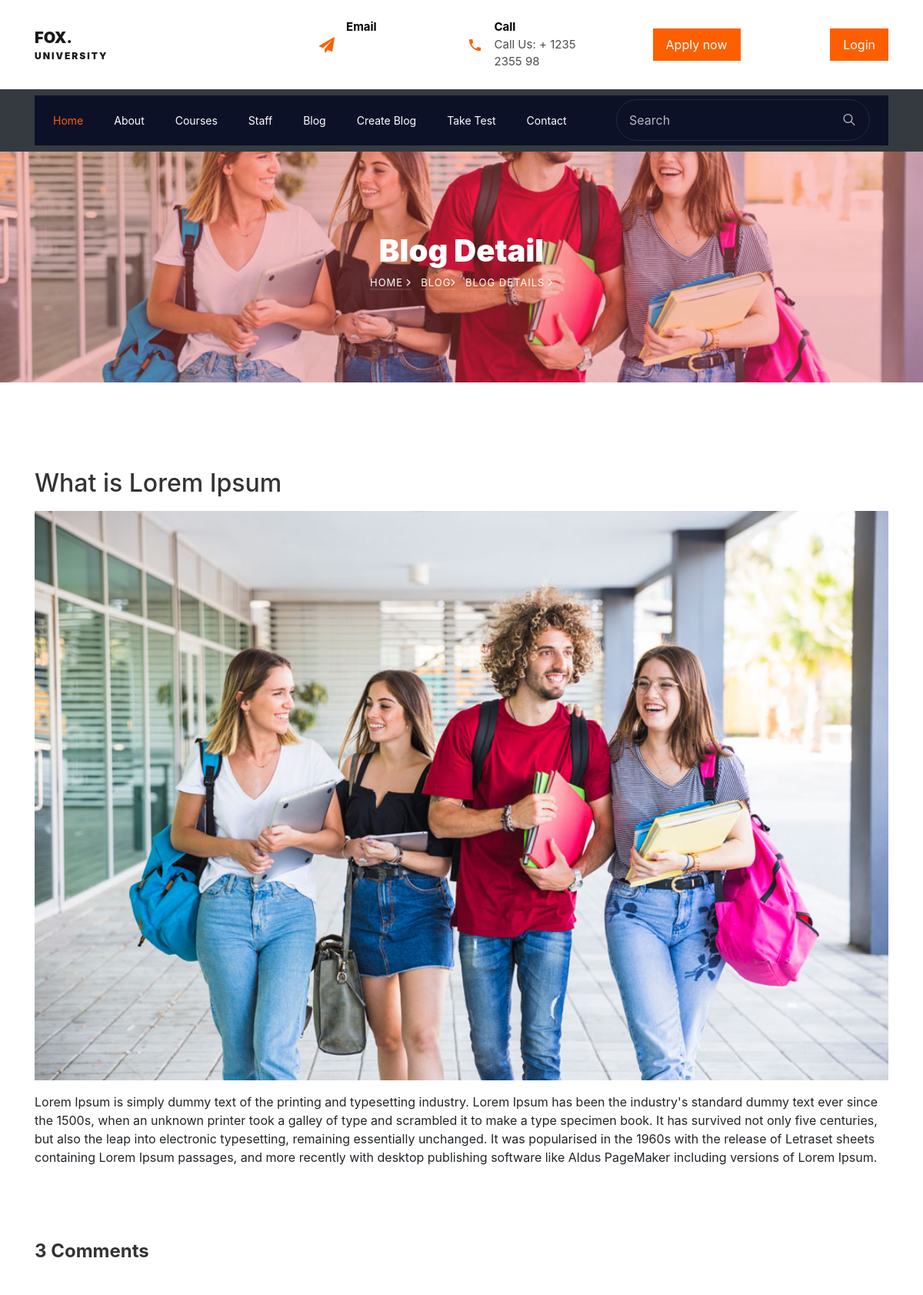
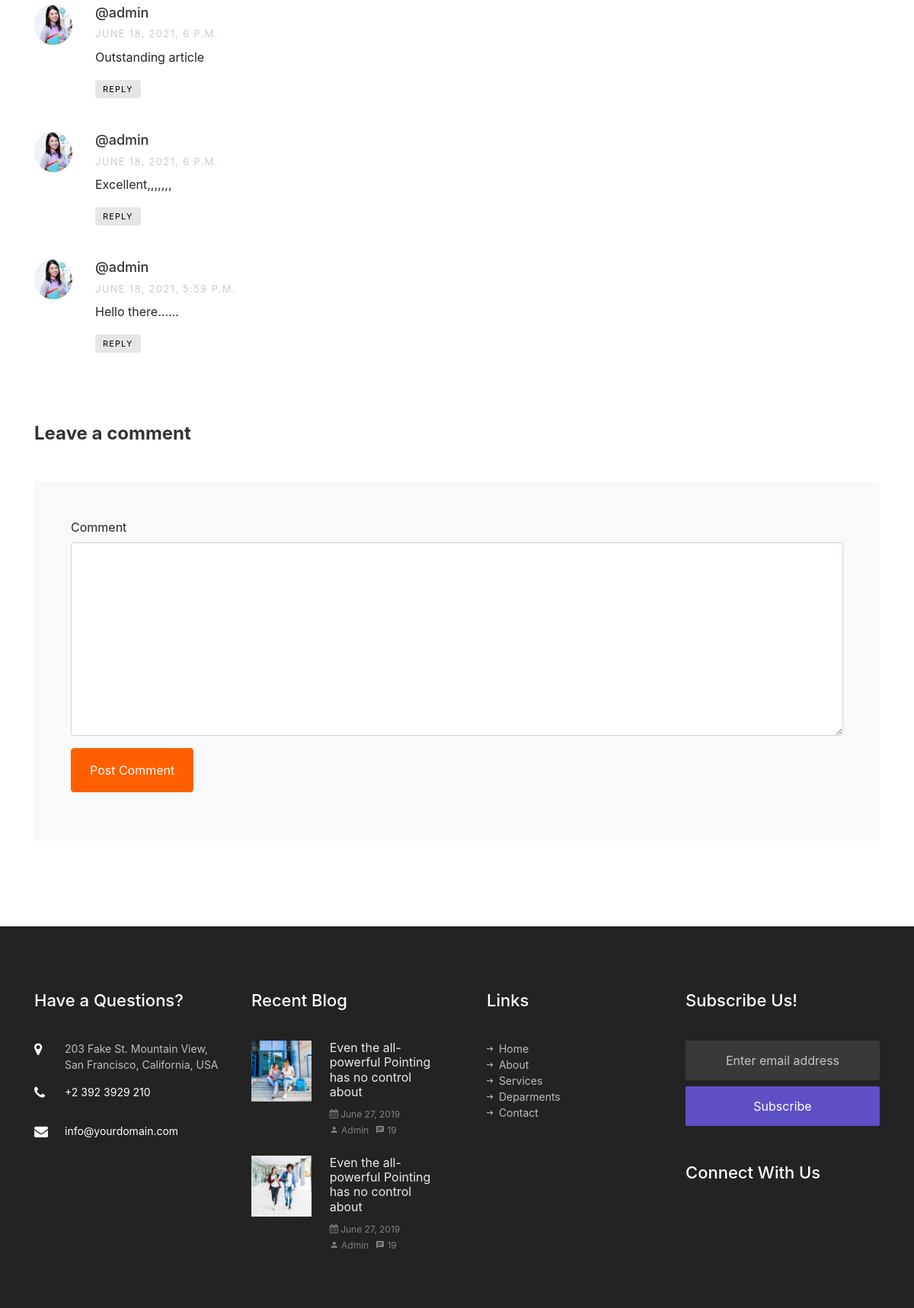
/blog-detail/What-is-Lorem-Ipsum-7376c6e9-a848-46e9-a03a-392106c28912 (upper part), run on the app's committed database (2 pictures, top to bottom).
### lms_app/models.py (models this page shows, shortened)
class Blog(models.Model):
    blog_title = models.CharField(max_length=250)
    blog_image = models.ImageField(upload_to='blog_pics')
    blog_content = models.TextField()
    author = models.ForeignKey(User, related_name='post_author', on_delete=models.CASCADE)
    slug = models.SlugField(max_length= 250)
    publish_date = models.DateTimeField(auto_now_add=True, blank=True, null=True)
    update_date = models.DateTimeField(auto_now=True, blank=True, null=True)

class Comment(models.Model):
    blog = models.ForeignKey(Blog, on_delete=models.CASCADE, related_name='blog_comment')
    user = models.ForeignKey(User, on_delete=models.CASCADE, related_name='user_comment')
    comment = models.TextField(blank=True, null = True)
    comment_date = models.DateTimeField(auto_now_add=True)
    class Meta:
        ordering = ['-comment_date']

### lms_app/views.py (the view, shortened to what this page needs)
# urls.py: path('blog-detail/<slug:slug>', blog_details, name='blog-detail'),
def blog_details(request, slug):
    blog = Blog.objects.get(slug=slug)
    comment_form = CommentForm()
    return render(request, 'blog_details.html', context={'blog':blog, 'comment_form':comment_form})

### lms_app/forms.py
class CommentForm(forms.ModelForm):
    class Meta:
        model = Comment
        fields = ('comment',)

### templates/blog_details.html (shortened to what this page needs)
{% extends 'base.html' %}
{% load static %}
{% load crispy_forms_tags %}
{% block content %}
    <section class="hero-wrap hero-wrap-2" style="background-image: url('/media/{{ blog.blog_image }}');">
      <div class="overlay"></div>
      <div class="container">
        <div class="row no-gutters slider-text align-items-center justify-content-center">
          <div class="col-md-9 ftco-animate text-center">
            <h1 class="mb-2 bread">Blog Detail</h1>
             <p class="breadcrumbs"><span class="mr-2"><a href="index.html">Home <i class="ion-ios-arrow-forward"></i></a></span> <span class="mr-2"><a href="index.html">Blog<i class="ion-ios-arrow-forward"></i></a></span> <span>Blog details <i class="ion-ios-arrow-forward"></i></span></p>
          </div>
        </div>
      </div>
    </section>
		<section class="ftco-section">
			<div class="container">
				<div class="row">
          <div class="col-lg-12 ftco-animate">
            <h2 class="mb-3">{{blog.blog_title}}</h2>
              <img src="/media/{{ blog.blog_image }}" alt="" class="img-fluid" width="100%">
            <p>{{blog.blog_content|linebreaks}}</p>
            <div class="pt-5 mt-5">
              <h3 class="mb-5 h4 font-weight-bold">{{blog.blog_comment.count}} Comments</h3>
              <ul class="comment-list">
                {% for comment in blog.blog_comment.all %}
                <li class="comment">
                  <div class="vcard bio">
                    <img src="{% static "images/teacher-1.jpg" %}" alt="Image placeholder">
                  </div>
                  <div class="comment-body">
                    <h3>@{{comment.user}}</h3>
                    <div class="meta mb-2">{{comment.comment_date}}</div>
                    <p>{{comment.comment}}</p>
                    <p><a href="#" class="reply">Reply</a></p>
                  </div>
                </li>
                {% endfor %}
              </ul>
              <div class="comment-form-wrap pt-5">
                <h3 class="mb-5 h4 font-weight-bold">Leave a comment</h3>
                <form method="POST" class="p-5 bg-light">
                      {{comment_form|crispy}}
                  <div class="form-group">
                    <input type="submit" value="Post Comment" class="btn py-3 px-4 btn-primary">
                  </div>
                </form>
              </div>
            </div>
          </div>
        </div>
			</div>
		</section>
{% endblock %}

### data on the page
Blog: blog_image (picture), blog_title "What is Lorem Ipsum", blog_content "Lorem Ipsum is simply dummy text of the printing and typesetting industry. Lorem Ipsum has been the industry's standard dummy text ever since the 1500s, when an unknown printer took a galley of type and scrambled it to make a type specimen book. It has survived not only five centuries, but also the leap into electronic typesetting, remaining essentially unchanged. It was popularised in the 1960s with the release of Letraset sheets containing Lorem Ipsum passages, and more recently with desktop publishing software like Aldus PageMaker including versions of Lorem Ipsum.", blog_comment.count "3"
Comment: user "admin", comment_date "JUNE 18, 2021, 6 P.M.", comment "Outstanding article"
Comment: user "admin", comment_date "JUNE 18, 2021, 6 P.M.", comment "Excellent,,,,,,,"
Comment: user "admin", comment_date "JUNE 18, 2021, 5:59 P.M.", comment "Hello there......"
